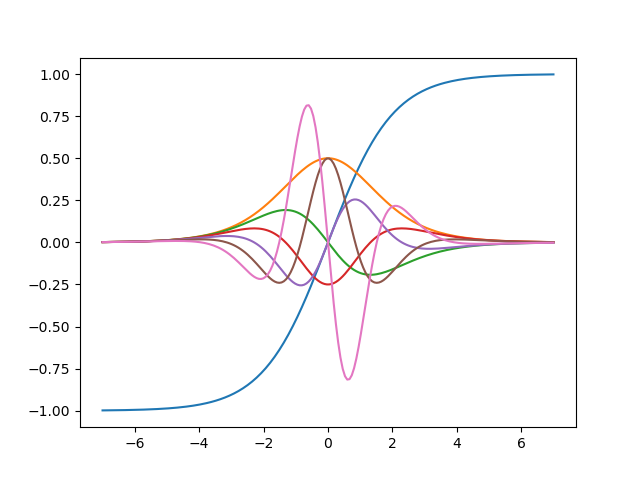

Write Python code to recreate this figure.
#!/usr/bin/env python3
# -*- coding: utf-8 -*-

import sys
sys.path.insert(0, '..')

import matplotlib.pyplot as plt

import numpy   as np
import tadpole as td


"""
This is a simple demo of elementwise gradient calculation using 
the reverse-mode AD. It reproduces tanh differentiation, the signature 
example of autograd (https://github.com/HIPS/autograd). 

"""


i = td.IndexLit("i", 201)
w = td.ones((i,)) * 0.07  
z = td.astensor(np.arange(-100,101), (i,))
 

def tanh(x):
    return (1.0 - td.exp(-x)) / (1.0 + td.exp(-x)) 


def grad(fun):
    return td.gradient(fun)


def plot(*args):
    plt.plot(*map(td.asdata, args))


def main():

    x = w * z

    plot(
         x, tanh(x), 
         x, grad(tanh)(x),
         x, grad(grad(tanh))(x), 
         x, grad(grad(grad(tanh)))(x), 
         x, grad(grad(grad(grad(tanh))))(x), 
         x, grad(grad(grad(grad(grad(tanh)))))(x), 
         x, grad(grad(grad(grad(grad(grad(tanh))))))(x), 
        )
    

main()
plt.savefig("tanh_reverse.png")







